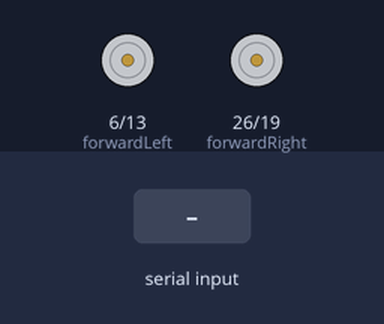
The program below on a simulated Raspberry Pi (BCM pin numbers). Parts: motor-driver pin pairs drawn as motors (green arrow = first pin HIGH = forward, orange = second pin HIGH = backward, longer = more drive). The inputs (shaded band) are chosen by the test bench.

Above: at 1.2 s.
1.3 s: "w" typed at the terminal
At 2.6 s:
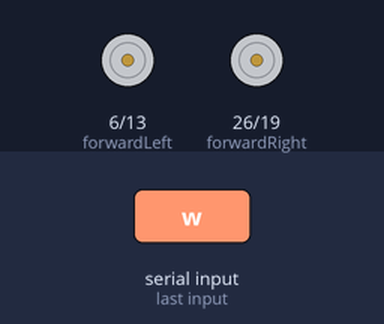
2.9 s: "q" typed at the terminal
At 3.9 s:
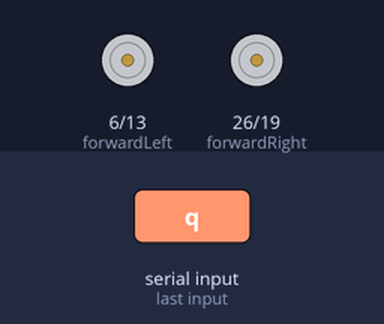
4.5 s: "e" typed at the terminal
At 5.1 s:
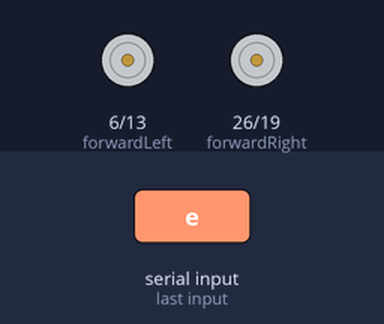
6.1 s: "s" typed at the terminal
At 7.5 s:
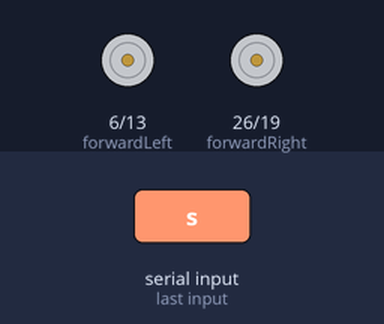
Timing chart, 0 to 8.7 s (numbered marks = the images above; inputs shaded):
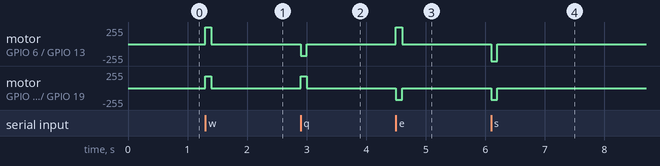

Measured:
- after the input at 1.3 s, motor on GPIO 6 (forwardLeft) / GPIO 13 (reverseLeft): stopped → forward 255/255 at once, → stopped 0.10 s later; motor on GPIO 26 (forwardRight) / GPIO 19 (reverseRight): stopped → forward 179/255 at once, → stopped 0.10 s later
- after the input at 2.9 s, motor on GPIO 6 (forwardLeft) / GPIO 13 (reverseLeft): stopped → backward 179/255 at once, → stopped 0.10 s later; motor on GPIO 26 (forwardRight) / GPIO 19 (reverseRight): stopped → forward 179/255 at once, → stopped 0.10 s later
- after the input at 4.5 s, motor on GPIO 6 (forwardLeft) / GPIO 13 (reverseLeft): stopped → forward 255/255 at once, → stopped 0.10 s later; motor on GPIO 26 (forwardRight) / GPIO 19 (reverseRight): stopped → backward 179/255 at once, → stopped 0.10 s later
- after the input at 6.1 s, motor on GPIO 6 (forwardLeft) / GPIO 13 (reverseLeft): stopped → backward 255/255 at once, → stopped 0.10 s later; motor on GPIO 26 (forwardRight) / GPIO 19 (reverseRight): stopped → backward 179/255 at once, → stopped 0.10 s later

The program:

pulsos.py
```python
from gpiozero import DigitalInputDevice
import time
from gpiozero import PWMOutputDevice
from time import sleep
import numpy
import sys, select, os
if os.name == 'nt':
  import msvcrt
else:
  import tty, termios

def getKey():
    if os.name == 'nt':
      return msvcrt.getch()

    tty.setraw(sys.stdin.fileno())
    rlist, _, _ = select.select([sys.stdin], [], [], 0.1)
    if rlist:
        key = sys.stdin.read(1)
    else:
        key = ''

    termios.tcsetattr(sys.stdin, termios.TCSADRAIN, settings)
    return key
# Motor A, Left Side GPIO CONSTANTS
PWM_FORWARD_LEFT_PIN = 6	# GPIO06
PWM_REVERSE_LEFT_PIN = 13	# GPIO13

forwardLeft = PWMOutputDevice(PWM_FORWARD_LEFT_PIN, True, 0, 1000)
reverseLeft = PWMOutputDevice(PWM_REVERSE_LEFT_PIN, True, 0, 1000)

# Motor B, Right Side GPIO CONSTANTS
PWM_FORWARD_RIGHT_PIN = 26	# GPIO06
PWM_REVERSE_RIGHT_PIN = 19	# GPIO13

forwardRight = PWMOutputDevice(PWM_FORWARD_RIGHT_PIN, True, 0, 1000)
reverseRight = PWMOutputDevice(PWM_REVERSE_RIGHT_PIN, True, 0, 1000)

#Funcoes do motor
def allStop():
	#print("Parando")
	forwardRight.value = 0
	reverseRight.value = 0
  	forwardLeft.value = 0
	reverseLeft.value = 0


def forwardDrive():
	#print("Para frente")
	forwardRight.value = 0.7
	reverseRight.value = 0.0
  	forwardLeft.value =  1.0
	reverseLeft.value = 0.0

def backwardDrive():
	#print("Para trs")
	forwardRight.value = 0.0
	reverseRight.value = 0.7
  	forwardLeft.value =  0.0
	reverseLeft.value = 1.0

def reverseDrive():
	#print("Girar para esquerda")
	forwardRight.value = 0.7
	reverseRight.value = 0.0
  	forwardLeft.value = 0.0
	reverseLeft.value = 0.7

def reverseDDrive():
	#print("Para frente")
	forwardRight.value = 0.0
	reverseRight.value = 0.7
  	forwardLeft.value =  1.0
	reverseLeft.value = 0.0

def main():

    while(1):
        key = getKey()
        if(key == 'w'):
            		forwardDrive()
        elif (key == 'q'):
			reverseDrive()
        elif (key == 'e' ):
			reverseDDrive()
	elif (key == 's' ):
			backwardDrive()
        else:
	  		allStop()
if __name__ == "__main__":

		if os.name != 'nt':
        		settings = termios.tcgetattr(sys.stdin)
		main()

		if os.name != 'nt':
        		termios.tcsetattr(sys.stdin, termios.TCSADRAIN, settings)
GPIO.cleanup()
```
